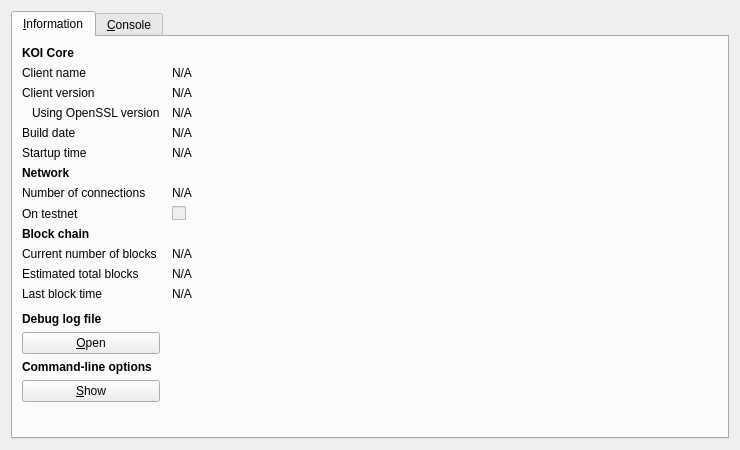
<?xml version="1.0" encoding="UTF-8"?>
<ui version="4.0">
 <class>RPCConsole</class>
 <widget class="QDialog" name="RPCConsole">
  <property name="geometry">
   <rect>
    <x>0</x>
    <y>0</y>
    <width>740</width>
    <height>450</height>
   </rect>
  </property>
  <property name="windowTitle">
   <string>KOI - Debug window</string>
  </property>
  <layout class="QVBoxLayout" name="verticalLayout_2">
   <item>
    <widget class="QTabWidget" name="tabWidget">
     <property name="currentIndex">
      <number>0</number>
     </property>
     <widget class="QWidget" name="tab_info">
      <attribute name="title">
       <string>&amp;Information</string>
      </attribute>
      <layout class="QGridLayout" name="gridLayout" columnstretch="0,1">
       <property name="horizontalSpacing">
        <number>12</number>
       </property>
       <item row="0" column="0">
        <widget class="QLabel" name="label_9">
         <property name="font">
          <font>
           <weight>75</weight>
           <bold>true</bold>
          </font>
         </property>
         <property name="text">
          <string>KOI Core</string>
         </property>
        </widget>
       </item>
       <item row="1" column="0">
        <widget class="QLabel" name="label_5">
         <property name="text">
          <string>Client name</string>
         </property>
        </widget>
       </item>
       <item row="1" column="1">
        <widget class="QLabel" name="clientName">
         <property name="cursor">
          <cursorShape>IBeamCursor</cursorShape>
         </property>
         <property name="text">
          <string>N/A</string>
         </property>
         <property name="textFormat">
          <enum>Qt::PlainText</enum>
         </property>
         <property name="textInteractionFlags">
          <set>Qt::LinksAccessibleByMouse|Qt::TextSelectableByKeyboard|Qt::TextSelectableByMouse</set>
         </property>
        </widget>
       </item>
       <item row="2" column="0">
        <widget class="QLabel" name="label_6">
         <property name="text">
          <string>Client version</string>
         </property>
        </widget>
       </item>
       <item row="2" column="1">
        <widget class="QLabel" name="clientVersion">
         <property name="cursor">
          <cursorShape>IBeamCursor</cursorShape>
         </property>
         <property name="text">
          <string>N/A</string>
         </property>
         <property name="textFormat">
          <enum>Qt::PlainText</enum>
         </property>
         <property name="textInteractionFlags">
          <set>Qt::LinksAccessibleByMouse|Qt::TextSelectableByKeyboard|Qt::TextSelectableByMouse</set>
         </property>
        </widget>
       </item>
       <item row="3" column="0">
        <widget class="QLabel" name="label_14">
         <property name="text">
          <string>Using OpenSSL version</string>
         </property>
         <property name="indent">
          <number>10</number>
         </property>
        </widget>
       </item>
       <item row="3" column="1">
        <widget class="QLabel" name="openSSLVersion">
         <property name="cursor">
          <cursorShape>IBeamCursor</cursorShape>
         </property>
         <property name="text">
          <string>N/A</string>
         </property>
         <property name="textFormat">
          <enum>Qt::PlainText</enum>
         </property>
         <property name="textInteractionFlags">
          <set>Qt::LinksAccessibleByMouse|Qt::TextSelectableByKeyboard|Qt::TextSelectableByMouse</set>
         </property>
        </widget>
       </item>
       <item row="4" column="0">
        <widget class="QLabel" name="label_12">
         <property name="text">
          <string>Build date</string>
         </property>
        </widget>
       </item>
       <item row="4" column="1">
        <widget class="QLabel" name="buildDate">
         <property name="cursor">
          <cursorShape>IBeamCursor</cursorShape>
         </property>
         <property name="text">
          <string>N/A</string>
         </property>
         <property name="textFormat">
          <enum>Qt::PlainText</enum>
         </property>
         <property name="textInteractionFlags">
          <set>Qt::LinksAccessibleByMouse|Qt::TextSelectableByKeyboard|Qt::TextSelectableByMouse</set>
         </property>
        </widget>
       </item>
       <item row="5" column="0">
        <widget class="QLabel" name="label_13">
         <property name="text">
          <string>Startup time</string>
         </property>
        </widget>
       </item>
       <item row="5" column="1">
        <widget class="QLabel" name="startupTime">
         <property name="cursor">
          <cursorShape>IBeamCursor</cursorShape>
         </property>
         <property name="text">
          <string>N/A</string>
         </property>
         <property name="textFormat">
          <enum>Qt::PlainText</enum>
         </property>
         <property name="textInteractionFlags">
          <set>Qt::LinksAccessibleByMouse|Qt::TextSelectableByKeyboard|Qt::TextSelectableByMouse</set>
         </property>
        </widget>
       </item>
       <item row="6" column="0">
        <widget class="QLabel" name="label_11">
         <property name="font">
          <font>
           <weight>75</weight>
           <bold>true</bold>
          </font>
         </property>
         <property name="text">
          <string>Network</string>
         </property>
        </widget>
       </item>
       <item row="7" column="0">
        <widget class="QLabel" name="label_7">
         <property name="text">
          <string>Number of connections</string>
         </property>
        </widget>
       </item>
       <item row="7" column="1">
        <widget class="QLabel" name="numberOfConnections">
         <property name="cursor">
          <cursorShape>IBeamCursor</cursorShape>
         </property>
         <property name="text">
          <string>N/A</string>
         </property>
         <property name="textFormat">
          <enum>Qt::PlainText</enum>
         </property>
         <property name="textInteractionFlags">
          <set>Qt::LinksAccessibleByMouse|Qt::TextSelectableByKeyboard|Qt::TextSelectableByMouse</set>
         </property>
        </widget>
       </item>
       <item row="8" column="0">
        <widget class="QLabel" name="label_8">
         <property name="text">
          <string>On testnet</string>
         </property>
        </widget>
       </item>
       <item row="8" column="1">
        <widget class="QCheckBox" name="isTestNet">
         <property name="enabled">
          <bool>false</bool>
         </property>
         <property name="text">
          <string/>
         </property>
        </widget>
       </item>
       <item row="9" column="0">
        <widget class="QLabel" name="label_10">
         <property name="font">
          <font>
           <weight>75</weight>
           <bold>true</bold>
          </font>
         </property>
         <property name="text">
          <string>Block chain</string>
         </property>
        </widget>
       </item>
       <item row="10" column="0">
        <widget class="QLabel" name="label_3">
         <property name="text">
          <string>Current number of blocks</string>
         </property>
        </widget>
       </item>
       <item row="10" column="1">
        <widget class="QLabel" name="numberOfBlocks">
         <property name="cursor">
          <cursorShape>IBeamCursor</cursorShape>
         </property>
         <property name="text">
          <string>N/A</string>
         </property>
         <property name="textFormat">
          <enum>Qt::PlainText</enum>
         </property>
         <property name="textInteractionFlags">
          <set>Qt::LinksAccessibleByMouse|Qt::TextSelectableByKeyboard|Qt::TextSelectableByMouse</set>
         </property>
        </widget>
       </item>
       <item row="11" column="0">
        <widget class="QLabel" name="label_4">
         <property name="text">
          <string>Estimated total blocks</string>
         </property>
        </widget>
       </item>
       <item row="11" column="1">
        <widget class="QLabel" name="totalBlocks">
         <property name="cursor">
          <cursorShape>IBeamCursor</cursorShape>
         </property>
         <property name="text">
          <string>N/A</string>
         </property>
         <property name="textFormat">
          <enum>Qt::PlainText</enum>
         </property>
         <property name="textInteractionFlags">
          <set>Qt::LinksAccessibleByMouse|Qt::TextSelectableByKeyboard|Qt::TextSelectableByMouse</set>
         </property>
        </widget>
       </item>
       <item row="12" column="0">
        <widget class="QLabel" name="label_2">
         <property name="text">
          <string>Last block time</string>
         </property>
        </widget>
       </item>
       <item row="12" column="1">
        <widget class="QLabel" name="lastBlockTime">
         <property name="cursor">
          <cursorShape>IBeamCursor</cursorShape>
         </property>
         <property name="text">
          <string>N/A</string>
         </property>
         <property name="textFormat">
          <enum>Qt::PlainText</enum>
         </property>
         <property name="textInteractionFlags">
          <set>Qt::LinksAccessibleByMouse|Qt::TextSelectableByKeyboard|Qt::TextSelectableByMouse</set>
         </property>
        </widget>
       </item>
       <item row="13" column="0">
        <spacer name="verticalSpacer_2">
         <property name="orientation">
          <enum>Qt::Vertical</enum>
         </property>
         <property name="sizeHint" stdset="0">
          <size>
           <width>20</width>
           <height>20</height>
          </size>
         </property>
        </spacer>
       </item>
       <item row="14" column="0">
        <widget class="QLabel" name="labelDebugLogfile">
         <property name="font">
          <font>
           <weight>75</weight>
           <bold>true</bold>
          </font>
         </property>
         <property name="text">
          <string>Debug log file</string>
         </property>
        </widget>
       </item>
       <item row="15" column="0">
        <widget class="QPushButton" name="openDebugLogfileButton">
         <property name="toolTip">
          <string>Open the KOI debug log file from the current data directory. This can take a few seconds for large log files.</string>
         </property>
         <property name="text">
          <string>&amp;Open</string>
         </property>
         <property name="autoDefault">
          <bool>false</bool>
         </property>
        </widget>
       </item>
       <item row="16" column="0">
        <widget class="QLabel" name="labelCLOptions">
         <property name="font">
          <font>
           <weight>75</weight>
           <bold>true</bold>
          </font>
         </property>
         <property name="text">
          <string>Command-line options</string>
         </property>
        </widget>
       </item>
       <item row="17" column="0">
        <widget class="QPushButton" name="showCLOptionsButton">
         <property name="toolTip">
          <string>Show the KOI-Qt help message to get a list with possible KOI command-line options.</string>
         </property>
         <property name="text">
          <string>&amp;Show</string>
         </property>
         <property name="autoDefault">
          <bool>false</bool>
         </property>
        </widget>
       </item>
       <item row="18" column="0">
        <spacer name="verticalSpacer">
         <property name="orientation">
          <enum>Qt::Vertical</enum>
         </property>
         <property name="sizeHint" stdset="0">
          <size>
           <width>20</width>
           <height>40</height>
          </size>
         </property>
        </spacer>
       </item>
      </layout>
     </widget>
     <widget class="QWidget" name="tab_console">
      <attribute name="title">
       <string>&amp;Console</string>
      </attribute>
      <layout class="QVBoxLayout" name="verticalLayout_3">
       <property name="spacing">
        <number>3</number>
       </property>
       <item>
        <widget class="QTextEdit" name="messagesWidget">
         <property name="minimumSize">
          <size>
           <width>0</width>
           <height>100</height>
          </size>
         </property>
         <property name="readOnly">
          <bool>true</bool>
         </property>
         <property name="tabKeyNavigation" stdset="0">
          <bool>false</bool>
         </property>
         <property name="columnCount" stdset="0">
          <number>2</number>
         </property>
        </widget>
       </item>
       <item>
        <layout class="QHBoxLayout" name="horizontalLayout">
         <property name="spacing">
          <number>3</number>
         </property>
         <item>
          <widget class="QLabel" name="label">
           <property name="text">
            <string notr="true">&gt;</string>
           </property>
          </widget>
         </item>
         <item>
          <widget class="QLineEdit" name="lineEdit"/>
         </item>
         <item>
          <widget class="QPushButton" name="clearButton">
           <property name="maximumSize">
            <size>
             <width>24</width>
             <height>24</height>
            </size>
           </property>
           <property name="toolTip">
            <string>Clear console</string>
           </property>
           <property name="text">
            <string/>
           </property>
           <property name="icon">
            <iconset resource="../bitcoin.qrc">
             <normaloff>:/icons/remove</normaloff>:/icons/remove</iconset>
           </property>
           <property name="shortcut">
            <string notr="true">Ctrl+L</string>
           </property>
           <property name="autoDefault">
            <bool>false</bool>
           </property>
          </widget>
         </item>
        </layout>
       </item>
      </layout>
     </widget>
    </widget>
   </item>
  </layout>
 </widget>
 <resources>
  <include location="../bitcoin.qrc"/>
 </resources>
 <connections/>
</ui>
